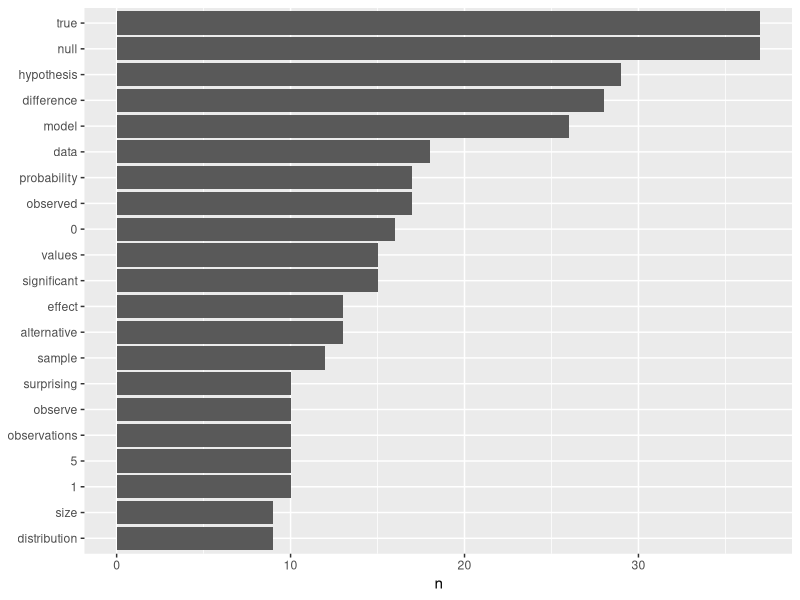
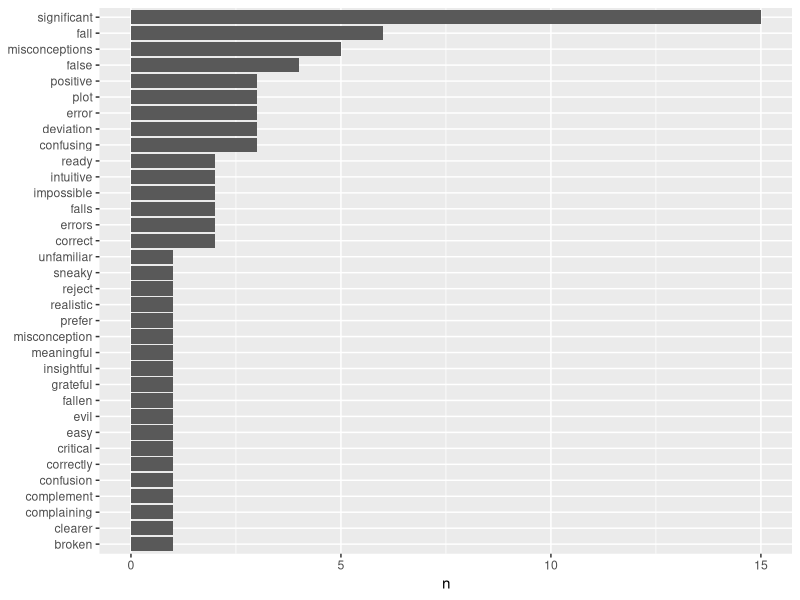

Source code (R) for these figures, in order: (Note: this script raises an error after producing the figures.)
## ---- chunk 1
knitr::opts_chunk$set(echo = TRUE)
## ---- chunk 2
library(tidytext)
library(dplyr)
library(stringr)
library(ggplot2)
library(tidyr)

correlaid_txt <- read.delim("correlaid_pvalue.txt")
correlaid_txt <- data.frame(lapply(correlaid_txt, as.character), stringsAsFactors=FALSE)
colnames(correlaid_txt) <- c("text")
correlaid_txt %>% unnest_tokens(output = word,input = text) -> token_correlaid

data("stop_words")
token_correlaid %>%
  anti_join(stop_words) -> tidy_correlaid

tidy_correlaid %>% 
  count(word,sort=TRUE)

tidy_correlaid %>% 
  count(word,sort=TRUE) %>%
  top_n(20) %>% 
  mutate(word=reorder(word,n)) %>%  #reorder 
  ggplot(aes(word, n)) +
  geom_col() +
  xlab(NULL) +
  coord_flip()
## ---- chunk 3
sentiment_correlaid <- tidy_correlaid %>%  #With Bing 
  inner_join(get_sentiments("bing"))%>% 
  mutate(method = "Bing")
sentiment_correlaid %>% 
  count(word,sort=TRUE) %>%
  top_n(20) %>% 
  mutate(word=reorder(word,n)) %>% 
  ggplot(aes(word, n)) + 
  geom_col() +
  xlab(NULL) +
  coord_flip()
## ---- chunk 4
sentiment_correlaid_AF <- tidy_correlaid %>% 
  inner_join(get_sentiments("afinn"))%>% 
  mutate(method = "AFINN")
sentiment_correlaid_NRC <- tidy_correlaid %>% 
  inner_join(get_sentiments("nrc"))%>% 
  mutate(method = "NRC")

bind_rows(sentiment_correlaid,
          sentiment_correlaid_NRC) %>%
  mutate(Count=n()) -> three_pack
ggplot(aes(sentiment, Count,fill = method),data=three_pack) +
  geom_col(show.legend = FALSE)+
  facet_wrap(~method, ncol = 1, scales = "free_y")+
  theme(axis.text.x = element_text(angle = 45, hjust = 0.5, vjust = 0.5))+
  coord_flip()+
  ggtitle("Plot of NRC and Bing")

#Because AFINN's results are in numerical continuous scale, so we draw a seperate plot for it.

sentiment_correlaid_AF %>% 
  ggplot()+
  geom_histogram(aes(x=score,fill=word),stat="bin",show.legend = TRUE)+
  theme(legend.position="bottom")+
  scale_alpha_discrete(breaks=c(-3,-2,-1,0,1,2,3))+
  ggtitle("Plot of AFINN")
## ---- chunk 5
library(wordcloud)
tidy_correlaid %>%
  count(word) %>%
  with(wordcloud(word, n, max.words = 100))

library(reshape2)
tidy_correlaid %>%
  inner_join(get_sentiments("bing")) %>%
  count(word, sentiment, sort = TRUE) %>%
  acast(word ~ sentiment, value.var = "n", fill = 0) %>%
  comparison.cloud(colors = c("black", "red"),
                   max.words = 100)
## ---- chunk 6
library(tidytext)
library(dplyr)
library(stringr)
library(ggplot2)

correlaid_txt2 <- read.delim("correlaid_fromdatatostory.txt")
correlaid_txt2 <- data.frame(lapply(correlaid_txt2, as.character), stringsAsFactors=FALSE)
colnames(correlaid_txt2) <- c("text")
correlaid_txt2 %>% unnest_tokens(output = word,input = text) -> token_correlaid2

data("stop_words")
token_correlaid2 %>%
  anti_join(stop_words) -> tidy_correlaid2

tidy_correlaid2 %>% 
  count(word,sort=TRUE)

tidy_correlaid2 %>% 
  count(word,sort=TRUE) %>%
  top_n(20) %>% 
  mutate(word=reorder(word,n)) %>%  #reorder 
  ggplot(aes(word, n)) +
  geom_col() +
  xlab(NULL) +
  coord_flip()
## ---- chunk 7
sentiment_correlaid2 <- tidy_correlaid2 %>%  #With Bing 
  inner_join(get_sentiments("bing"))%>% 
  mutate(method = "Bing")
sentiment_correlaid2 %>% 
  count(word,sort=TRUE) %>%
  top_n(20) %>% 
  mutate(word=reorder(word,n)) %>% 
  ggplot(aes(word, n)) + 
  geom_col() +
  xlab(NULL) +
  coord_flip()
## ---- chunk 8
sentiment_correlaid_AF2 <- tidy_correlaid2 %>% 
  inner_join(get_sentiments("afinn"))%>% 
  mutate(method = "AFINN")
sentiment_correlaid_NRC2 <- tidy_correlaid2 %>% 
  inner_join(get_sentiments("nrc"))%>% 
  mutate(method = "NRC")

bind_rows(sentiment_correlaid2,
          sentiment_correlaid_NRC2) %>%
  mutate(Count=n()) -> three_pack2
ggplot(aes(sentiment, Count,fill = method),data=three_pack2) +
  geom_col(show.legend = FALSE)+
  facet_wrap(~method, ncol = 1, scales = "free_y")+
  theme(axis.text.x = element_text(angle = 45, hjust = 0.5, vjust = 0.5))+
  coord_flip()+
  ggtitle("Plot of NRC and Bing")

#Because AFINN's results are in numerical continuous scale, so we draw a seperate plot for it.

sentiment_correlaid_AF2 %>% 
  ggplot()+
  geom_histogram(aes(x=score,fill=word),stat="bin",show.legend = TRUE)+
  theme(legend.position="bottom")+
  scale_alpha_discrete(breaks=c(-3,-2,-1,0,1,2,3))+
  ggtitle("Plot of AFINN")
## ---- chunk 9
library(wordcloud)
tidy_correlaid2 %>%
  count(word) %>%
  with(wordcloud(word, n, max.words = 100))

library(reshape2)
tidy_correlaid2 %>%
  inner_join(get_sentiments("bing")) %>%
  count(word, sentiment, sort = TRUE) %>%
  acast(word ~ sentiment, value.var = "n", fill = 0) %>%
  comparison.cloud(colors = c("black", "red"),
                   max.words = 100)
## ---- chunk 10
tidy_correlaid %>% group_by(word) %>% 
  mutate(n=n()) %>% 
  mutate(article="P-value") %>% 
  arrange(n)-> correlaid_words
tidy_correlaid2 %>% group_by(word) %>% 
  mutate(n=n()) %>% 
  mutate(article="Data-Story") %>% 
  arrange(n) -> correlaid_words2
total_words <- rbind(correlaid_words,correlaid_words2) 
total_words %>% group_by(article) %>% 
  mutate(total=sum(n)) %>% 
  mutate(rank=row_number(), `term frequency`= n/total) %>% 
  arrange(desc(`term frequency`))-> all_words
#all_words has all information we need to do tf_idf analysis.

ggplot(all_words, aes(n/total, fill = article)) +
  geom_histogram(show.legend = FALSE) +
  facet_wrap(~article, nrow = 2, scales = "free_y")+
  ggtitle("Frequency VS Count")

correlaid_words <- correlaid_words %>% mutate(proportion=n/sum(n))
correlaid_words2 <- correlaid_words2 %>% mutate(proportion=n/sum(n))

## ---- chunk 11
ggplot(all_words,aes(rank, `term frequency`, color = article)) + geom_line(size = 1.1, alpha = 0.8, show.legend = FALSE) + 
  scale_x_log10() +
  scale_y_log10()+
  ggtitle("Rand VS Term Frequency")
## ---- chunk 12
all_words <- all_words %>% bind_tf_idf(word, article, n)
all_words
## ---- chunk 13
correlaid_bigrams <- correlaid_txt %>% unnest_tokens(bigram, text, token = "ngrams", n = 2) #for p-value article
correlaid_bigrams2 <- correlaid_txt2 %>% unnest_tokens(bigram, text, token = "ngrams", n = 2) #for data-story article

#Seperate the bigrams into two words
bigrams_separated <- correlaid_bigrams %>%
separate(bigram, c("word1", "word2"), sep = " ")
bigrams_separated2 <- correlaid_bigrams2 %>%
separate(bigram, c("word1", "word2"), sep = " ")
#Eliminate stop words
bigrams_filtered <- bigrams_separated %>% filter(!word1 %in% stop_words$word) %>% filter(!word2 %in% stop_words$word)
bigrams_filtered2 <- bigrams_separated2 %>% filter(!word1 %in% stop_words$word) %>% filter(!word2 %in% stop_words$word)
#Then unite them into bigrams
bigrams_united <- bigrams_filtered %>% unite(bigram, word1, word2, sep = " ")
bigrams_united2 <- bigrams_filtered2 %>% unite(bigram, word1, word2, sep = " ")
bigrams_united %>% mutate(article="P-Value") -> bigrams_united
bigrams_united2 %>% mutate(article="Data-Story") -> bigrams_united2
## ---- chunk 14
total_bigrams <- rbind(bigrams_united,bigrams_united2)
total_bigrams %>% 
  mutate(n=n()) %>% 
  bind_tf_idf(bigram, article, n)  
## ---- chunk 15
AFINN <- get_sentiments("afinn")
not_words <- bigrams_separated %>%
filter(word1 == "not") %>%
inner_join(AFINN, by = c(word2 = "word")) %>% count(word2, score, sort = TRUE) %>% ungroup()

not_words %>%
  mutate(contribution = n * score) %>% 
  arrange(desc(abs(contribution))) 
## ---- chunk 16
not_words2 <- bigrams_separated2 %>%
  filter(word1 == "not") %>%
  inner_join(AFINN, by = c(word2 = "word")) %>% 
  count(word2, score, sort = TRUE) %>% ungroup()

not_words2 %>%
  mutate(contribution = n * score) %>% 
  arrange(desc(abs(contribution))) 
## ---- chunk 17
library(igraph)
library(ggraph)

#Network for P-Value Article
bigrams_separated <- 
  correlaid_bigrams %>%
  mutate(n=n()) %>% 
  separate(bigram, c("word1", "word2"), sep = " ") %>% 
  filter(!word1 %in% stop_words$word) %>% 
  filter(!word2 %in% stop_words$word)
bigrams_separated %>% graph_from_data_frame() -> bigram_graph
set.seed(2018)
ggraph(bigram_graph, layout = "fr") +
  geom_edge_link() +
  geom_node_point() +
  geom_node_text(aes(label = name), vjust = 1, hjust = 1)+
  coord_fixed(0.8)+
  ggtitle("Network Plot for P-Value Article")

#Network for Data to Story Article
bigrams_separated2 <- 
  correlaid_bigrams2 %>%
  mutate(n=n()) %>% 
  separate(bigram, c("word1", "word2"), sep = " ") %>% 
  filter(!word1 %in% stop_words$word) %>% 
  filter(!word2 %in% stop_words$word)
bigrams_separated2 %>% graph_from_data_frame() -> bigram_graph2
set.seed(2018)
ggraph(bigram_graph2, layout = "fr") +
  geom_edge_link() +
  geom_node_point() +
  geom_node_text(aes(label = name), vjust = 1, hjust = 1)+
  coord_fixed(0.8)+
  ggtitle("Network Plot for Data to Story Article")
